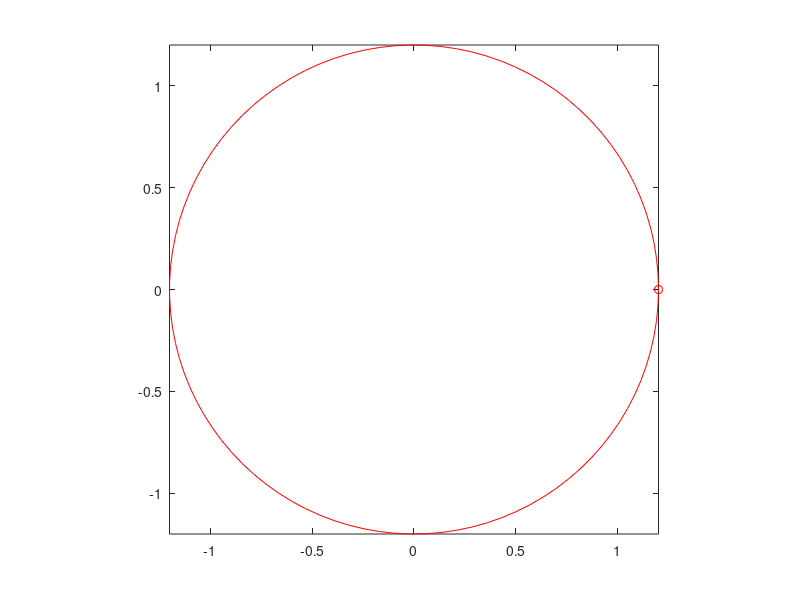

Recreate this plot in MATLAB.
Nt = 100;
R = 1.2;
T = 1;
dt = 0.03;

t = linspace(0, 1, Nt);
x = zeros(1, Nt);
y = zeros(1, Nt);

for it = 1 : Nt
    x(it) = R * cos(2 * pi * t(it) / T);
    y(it) = R * sin(2 * pi * t(it) / T);
end

for it = 1 : Nt
    plot(x(1 : it), y(1 : it), 'r', ...
        x(it), y(it), 'ro');
    axis(1.2 * [-1, 1, -1, 1]);
    axis square;
    pause(dt);
    drawnow
end